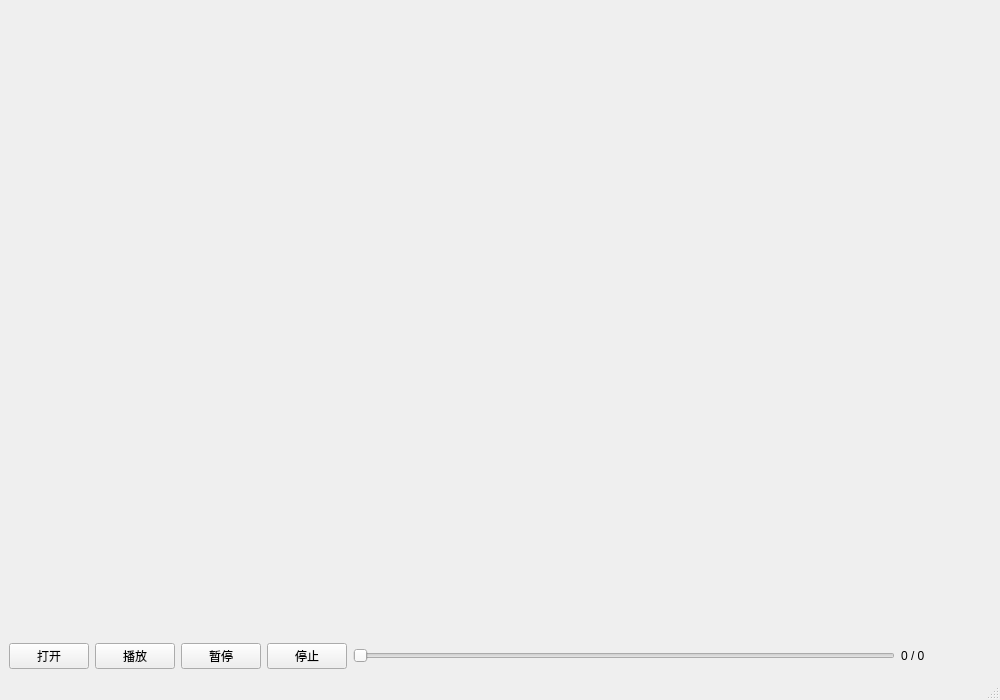
<?xml version="1.0" encoding="UTF-8"?>
<ui version="4.0">
 <class>MainWindow</class>
 <widget class="QMainWindow" name="MainWindow">
  <property name="geometry">
   <rect>
    <x>0</x>
    <y>0</y>
    <width>1000</width>
    <height>700</height>
   </rect>
  </property>
  <property name="windowTitle">
   <string>SimpleVideo</string>
  </property>
  <widget class="QWidget" name="centralwidget">
   <layout class="QVBoxLayout" name="verticalLayout">
    <item>
     <spacer name="verticalSpacer">
      <property name="orientation">
       <enum>Qt::Vertical</enum>
      </property>
      <property name="sizeHint" stdset="0">
       <size>
        <width>20</width>
        <height>400</height>
       </size>
      </property>
     </spacer>
    </item>
    <item>
     <layout class="QHBoxLayout" name="horizontalLayout">
      <item>
       <widget class="QPushButton" name="btnOpen">
        <property name="text">
         <string>打开</string>
        </property>
       </widget>
      </item>
      <item>
       <widget class="QPushButton" name="btnPlay">
        <property name="text">
         <string>播放</string>
        </property>
       </widget>
      </item>
      <item>
       <widget class="QPushButton" name="btnPause">
        <property name="text">
         <string>暂停</string>
        </property>
       </widget>
      </item>
      <item>
       <widget class="QPushButton" name="btnStop">
        <property name="text">
         <string>停止</string>
        </property>
       </widget>
      </item>
      <item>
       <widget class="QSlider" name="sliderProgress">
        <property name="orientation">
         <enum>Qt::Horizontal</enum>
        </property>
       </widget>
      </item>
      <item>
       <widget class="QLabel" name="labelTime">
        <property name="minimumSize">
         <size>
          <width>90</width>
          <height>0</height>
         </size>
        </property>
        <property name="text">
         <string>0 / 0</string>
        </property>
       </widget>
      </item>
     </layout>
    </item>
   </layout>
  </widget>
  <widget class="QMenuBar" name="menubar">
   <property name="geometry">
    <rect>
     <x>0</x>
     <y>0</y>
     <width>1000</width>
     <height>26</height>
    </rect>
   </property>
  </widget>
  <widget class="QStatusBar" name="statusbar"/>
 </widget>
 <resources/>
 <connections/>
</ui>
